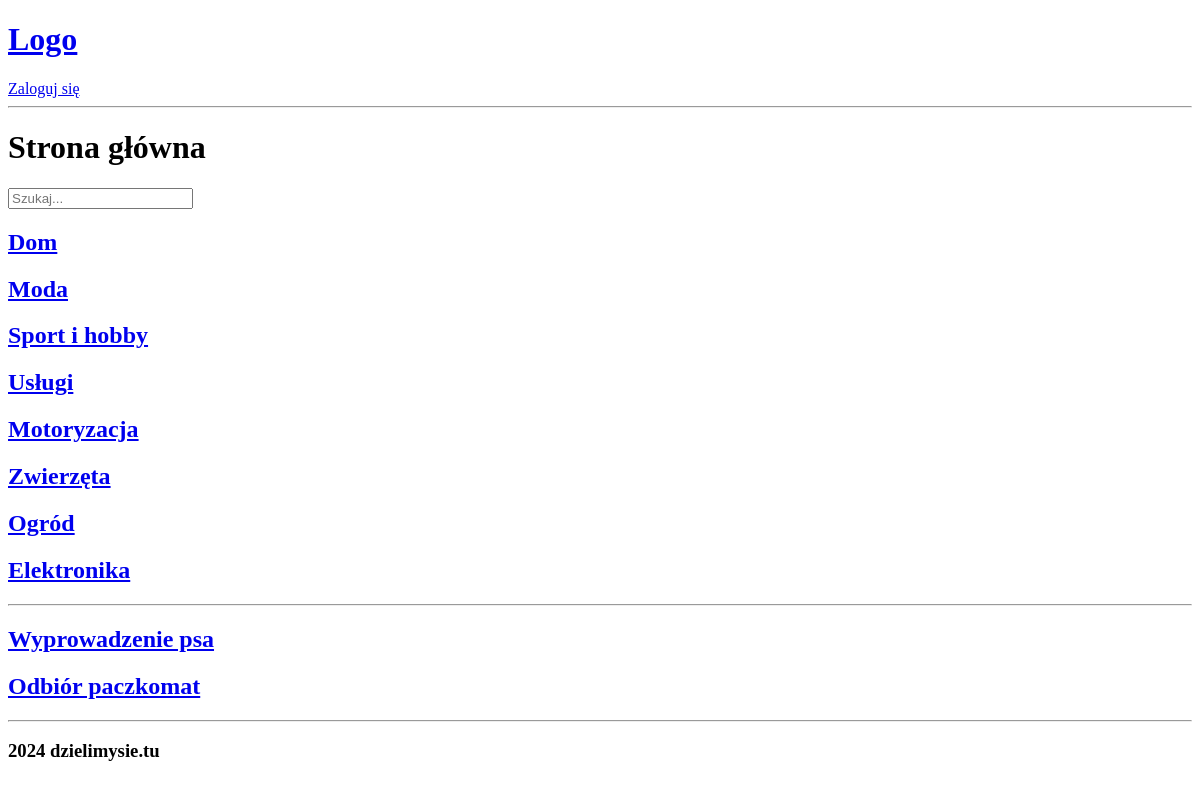
The app's page /, older data.
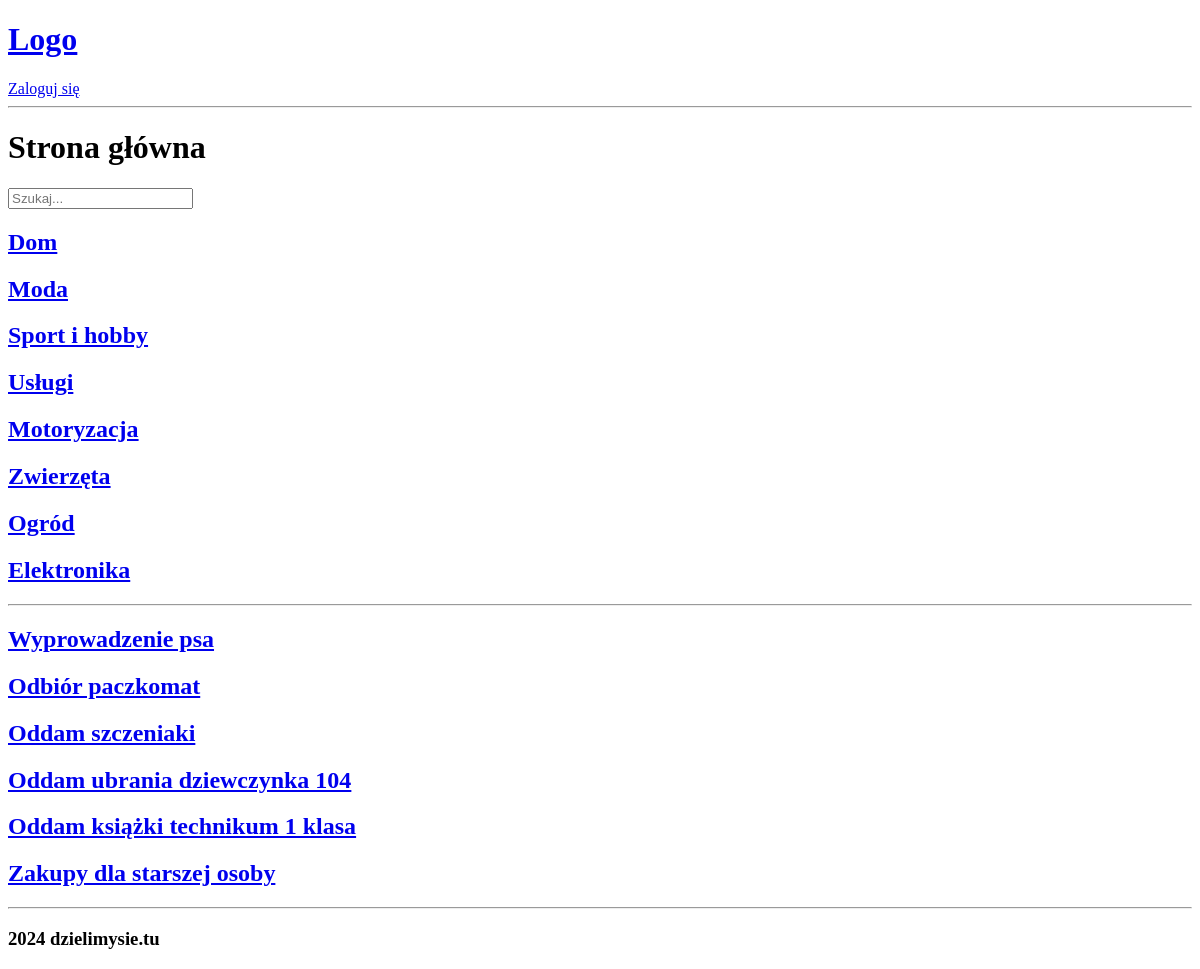
The same page, newer data.
### base/models.py (models this page shows)
class Category(models.Model):
    name = models.CharField(max_length=200)
    offers = models.ManyToManyField('Offer', related_name='categories')
    def __str__(self):
        return self.name

class Offer(models.Model):
    title = models.CharField(max_length=200)
    description = models.TextField(max_length=1000)
    creator = models.ForeignKey(User, on_delete=models.CASCADE)
    price = models.DecimalField(max_digits=10, decimal_places=0, null=True, blank=True)
    place = models.CharField(max_length=200, default='Kr')
    category = models.ForeignKey(Category, on_delete=models.CASCADE)
    def __str__(self):
        return self.title

### base/views.py (the view)
# urls.py: path('', views.home, name='home_page'),
def home(request):
    categories = Category.objects.all()
    top_offers = Offer.objects.all()[:10]
    context = {"categories": categories, "top_offers": top_offers}
    if request.GET.get('q') != None:
        q = request.GET.get('q')
        offers = Offer.objects.filter(title__icontains=q)
        context['offers'] = offers
        print(offers)
        return render(request, 'base/category.html', context)
    else:
        q = ''
    return render(request, 'base/home.html', context)

### base/templates/base/home.html
{%extends 'main.html'%}
{%block content%}
<h1>Strona główna </h1>
{%include 'search_bar.html'%}
<div>
    <div>
        {%for category in categories%}
        <a href="{%url 'category_page' category.id%}">
            <h2>{{category}}</h2>
        </a>
        {%endfor%}
    </div>
    <hr>
    <div>
        {%for top_offer in top_offers%}
        <a href="{%url 'offer_page' top_offer.id%}">
            <h2>{{top_offer}}</h2>
            {%endfor%}
        </a>
    </div>
</div>
{%endblock content%}

### templates/main.html (shortened to what this page needs)
<!DOCTYPE html>
<html>
<head>
</head>
<body>
    {%include 'navbar.html'%}
    {%block content%}{%endblock%}
    {%include 'footer.html'%}
</body>
</html>

### templates/navbar.html
<a href="/">
    <h1>Logo</h1>
</a>
{%if request.user.is_authenticated%}
<a href="{%url 'logout_page'%}">Wyloguj się</a>
{%else%}
<a href="{%url 'login_page'%}">Zaloguj się</a>
{%endif%}
<hr>

### templates/search_bar.html
<form method="GET">
    <input type="next" name="q" placeholder="Szukaj...">
</form>

### templates/footer.html
<h3>
    <hr>
    <p>2024 dzielimysie.tu</p>
</h3>

Row changes from the older to the newer data that the page shows:
added Offer: title "Oddam szczeniaki"
added Offer: title "Oddam ubrania dziewczynka 104"
added Offer: title "Oddam książki technikum 1 klasa"
added Offer: title "Zakupy dla starszej osoby"
